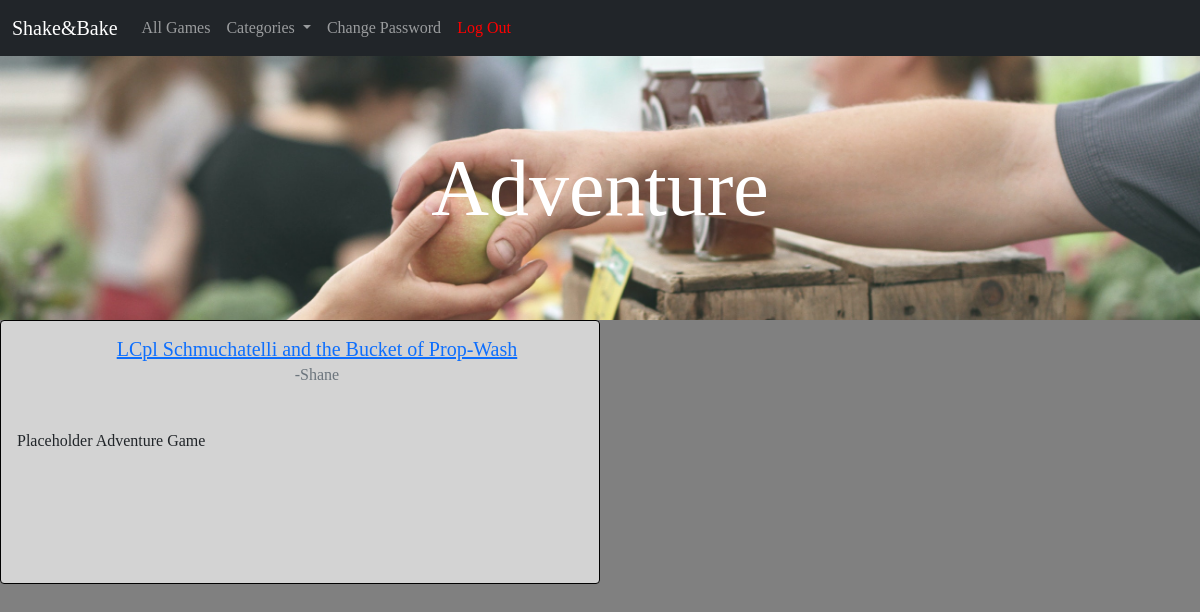
Screenshot of /articles/local/ (signed in) with the database file from the repository.
### articles/models.py (models this page shows, shortened)
class Article(models.Model):
    title=models.CharField(max_length=200)
    body=models.TextField()
    author=models.ForeignKey(
        get_user_model(),
        on_delete=models.CASCADE
    )
    created_on=models.DateTimeField(auto_now_add=True)
    category = models.CharField(max_length=200, default="None")

### accounts/models.py (models this page shows)
class CustomUser(AbstractUser):
    role = models.CharField(max_length=255)
    department = models.CharField(max_length=255, default="None")

### articles/views.py (the view)
# urls.py: path('local/', LocalListView.as_view(), name='local'),
class LocalListView(LoginRequiredMixin, ListView):
    model=Article
    template_name="local.html"

### templates/local.html (shortened to what this page needs)
{% extends 'base.html' %}
{% block content %}
<div class="local">
    <div class="page-photo">
        <h1>Adventure</h1>
    </div>
    <div class="article-list-section">
        {% for article in article_list %}
            {% if article.category == 'Local' %}
                <div class="card">
                    <div class="card-body">
                        <div class="top-of-card">
                            <div class="title-author">
                                <h5 class="card-title"><a href="{% url 'article_detail' article.id %}">{{article.title|truncatechars:50}}</a></h5>
                                <h6 class="card-subtitle mb-2 text-muted author">-{{article.author}}</h6>
                            </div>
                        </div>
                        <div class="article-info">
                            <p class="card-text">{{article.body|truncatechars:100}}</p>
                        </div>
                    </div>
                </div>
            {% endif %}
        {% endfor %}
    </div>
</div>
{% endblock content %}

### static/css/base.css (style rules this page uses)
body { font-family: 'EB Garamond', serif; background-color: grey; width: 100%; }
.local { display: flex; flex-direction: column; text-align: center; }
.local .page-photo { display: flex; width: 100%; height: 33vh; background-image: url('/static/images/local.jpg'); background-size: cover; margin-bottom: 0; }
.local h1 { font-size: 5rem; margin: auto; color: white; }
.local .article-list-section { display: flex; flex-direction: row; flex-wrap: wrap; margin-bottom: 1rem; }
.local .card { display: flex; width: 50%; height: 33vh; background-color: lightgrey; border: .5px solid black; }
.local .card-body { display: flex; flex-direction: column; width: 100%; height: 25vh; justify-content: space-between; }
.local .top-of-card { display: flex; flex-direction: row; }
.local .title-author { width: 100%; height: 25%; margin-left: 6%; }
.local .article-info { display: flex; flex-direction: row; text-align: center; width: 100%; height: 60%; justify-content: space-between; }
.local .card-text { height: 100%; width: 100%; text-align: left; }

### rows the page displays
Article: title "LCpl Schmuchatelli and the Bucket of Prop-Wash", author "Shane", body "Placeholder Adventure Game"
